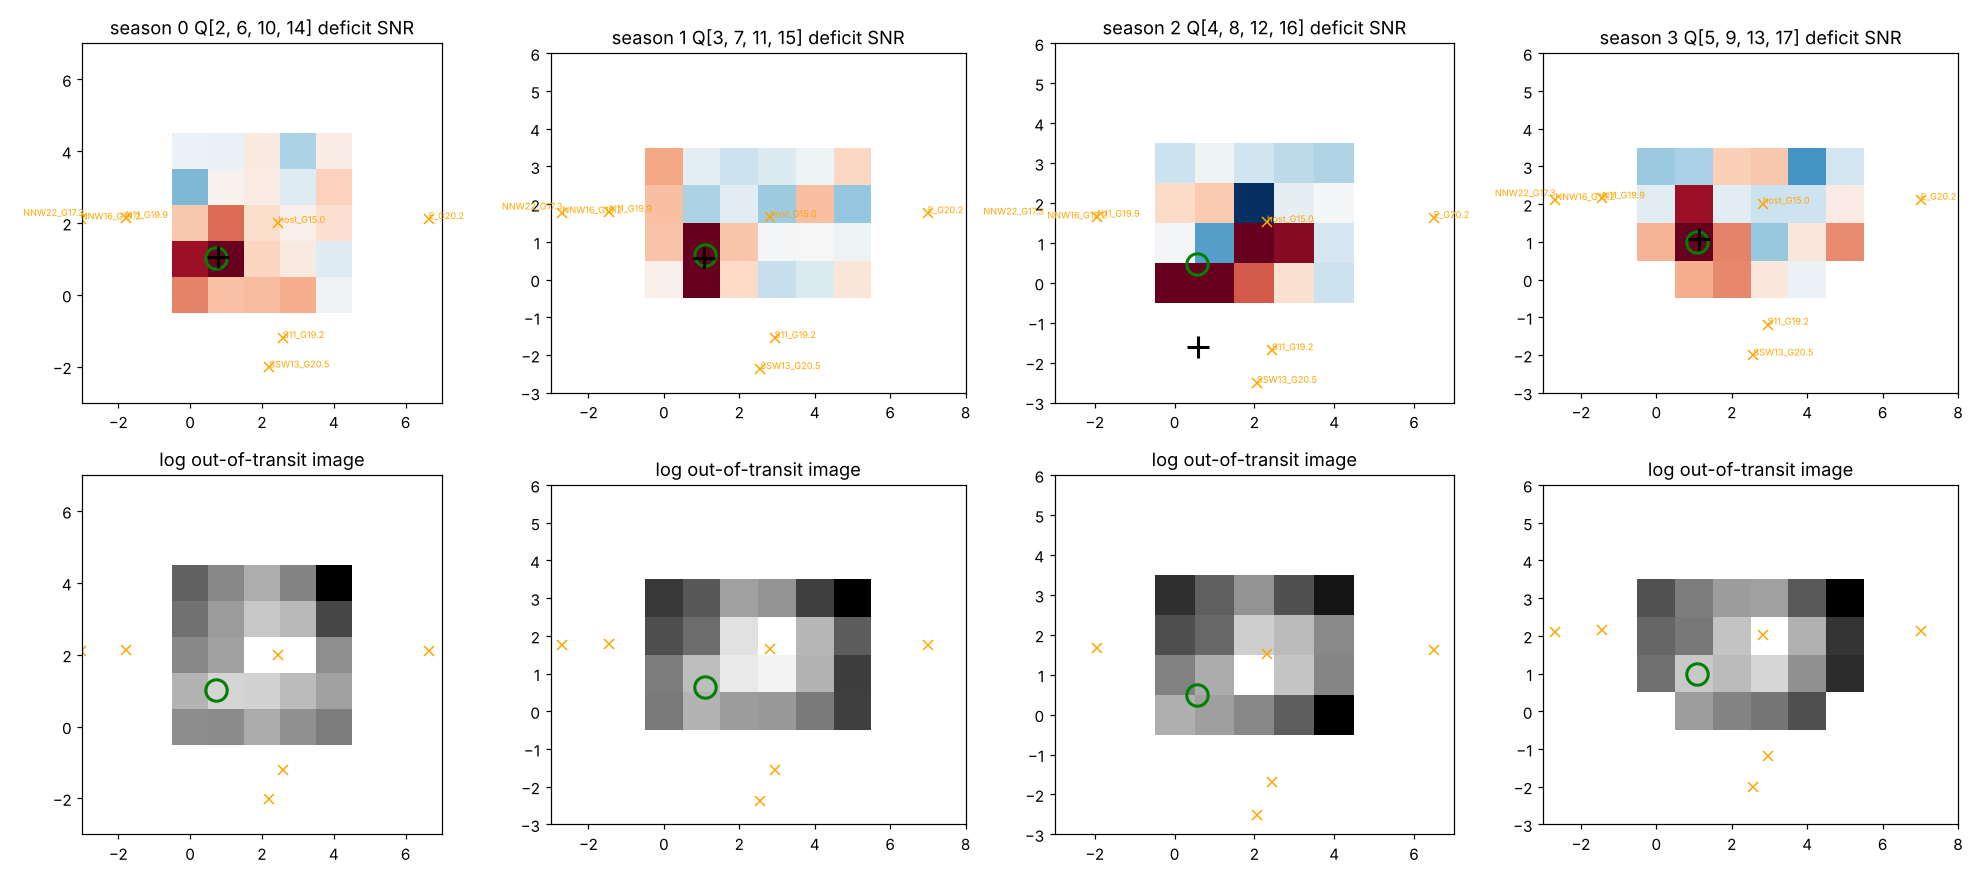

Here is the Python script that generated this plot:
import numpy as np, glob, json
from astropy.io import fits
from astropy.wcs import WCS
from scipy.optimize import least_squares
import matplotlib; matplotlib.use('Agg'); import matplotlib.pyplot as plt
P=15.31335; T0=144.28486; DUR=3.75/24
OUT='/tmp/claude-0/-home-user-ZyushgPlanet/0a31cad6-114a-5cca-8219-924182316e90/scratchpad/redteam-kic003831969'
tgt=(285.0768009047113,38.93627480915959)
nb={'host_G15.0':(285.0794030780475,38.93540094183849),'N11_G19.9':(285.07595958231,38.9392656287),'S11_G19.2':(285.07586231462,38.93317780568),'SSW13_G20.5':(285.07461272159,38.93297109858),'NNW16_G19.2':(285.07485634722,38.94034566012),'NNW22_G17.3':(285.07361496664,38.94183189401),'E_G20.2':(285.08305412963,38.93176463934)}
files=sorted(glob.glob('/root/.cache/lightkurve/mastDownload/Kepler/kplr003831977_lc_Q011111111111111111/*.fits.gz'))
seasons={}
for f in files:
    h=fits.open(f); q=h[0].header['QUARTER']; s=h[0].header['SEASON']
    d=h[1].data; t=d['TIME']; fl=d['FLUX']; qual=d['QUALITY']
    ok=(qual==0)&np.isfinite(t)&np.isfinite(np.nansum(fl,axis=(1,2)))&(np.nansum(fl,axis=(1,2))>0)
    t,fl=t[ok],fl[ok]
    ph=((t-T0)/P+0.5)%1-0.5; w=DUR/P
    # per-event differenced: for each event, in = |ph|<0.4w (core), out = 1.2w<|ph|<3w within +-1.5d local window
    ev=np.round((t-T0)/P).astype(int)
    diffs=[]; wts=[]
    for e in np.unique(ev):
        m=ev==e; tt=t[m]; ff=fl[m]; pp=(tt-(T0+e*P))/P
        i=np.abs(pp)<0.4*w; o=(np.abs(pp)>1.2*w)&(np.abs(pp)<4*w)
        if i.sum()<3 or o.sum()<8: continue
        # linear baseline per pixel from out points
        x=tt-(T0+e*P)
        A=np.vstack([np.ones(o.sum()),x[o]]).T
        coef,_,_,_=np.linalg.lstsq(A,ff[o].reshape(o.sum(),-1),rcond=None)
        base_in=(np.vstack([np.ones(i.sum()),x[i]]).T@coef).reshape(i.sum(),*ff.shape[1:])
        dimg=(base_in-ff[i]).mean(axis=0)   # missing light (e/s) per pixel
        resid=ff[o]-(A@coef).reshape(o.sum(),*ff.shape[1:])
        var=resid.var(axis=0)*(1/i.sum()+1/o.sum())
        diffs.append(dimg); wts.append(1/np.maximum(var,1e-6))
    if len(diffs)==0:
        print('skip Q',q,'no usable events'); continue
    diffs=np.array(diffs); wts=np.array(wts)
    D=(diffs*wts).sum(0)/wts.sum(0); Derr=1/np.sqrt(wts.sum(0))
    wcs=WCS(h[2].header)
    tx,ty=wcs.all_world2pix(tgt[0],tgt[1],0)
    npx={k:[float(x) for x in wcs.all_world2pix(v[0],v[1],0)] for k,v in nb.items()}
    med=np.nanmedian(fl,axis=0)
    print('Q',q,'season',s,'events',len(diffs)); seasons.setdefault(s,[]).append(dict(q=q,D=D,Derr=Derr,tx=float(tx),ty=float(ty),npx=npx,med=med,nev=len(diffs)))
# fit per season: stack quarters of equal shape by co-adding with inverse-variance; fit Gaussian with free centre
SIGFIX=0.6
def model(p,yy,xx):
    A,x0,y0,sig=p; sig=SIGFIX; return A*np.exp(-((xx-x0)**2+(yy-y0)**2)/(2*sig**2))
summary={}
fig,axes=plt.subplots(2,4,figsize=(18,8))
import sys
seasons={k:v for k,v in seasons.items()}
for si,(s,lst) in enumerate(sorted(seasons.items())):
    shapes=set(x['D'].shape for x in lst)
    lst2=[x for x in lst if x['D'].shape==max(shapes,key=lambda sh:sum(1 for y in lst if y['D'].shape==sh))]
    W=np.array([1/x['Derr']**2 for x in lst2]); Ds=np.array([x['D'] for x in lst2])
    D=(Ds*W).sum(0)/W.sum(0); E=1/np.sqrt(W.sum(0))
    ok=np.isfinite(D)&np.isfinite(E)
    yy,xx=np.indices(D.shape)
    tx=np.mean([x['tx'] for x in lst2]); ty=np.mean([x['ty'] for x in lst2])
    def resid(p): return ((model(p,yy,xx)-D)/E)[ok]
    best=None
    for x0 in np.arange(-2,D.shape[1]+2,0.5):
        for y0 in np.arange(-2,D.shape[0]+2,0.5):
            r=least_squares(resid,[D[ok].max()*2,x0,y0,0.7],bounds=([-50,-3,-3,0.4],[50,D.shape[1]+2,D.shape[0]+2,1.5]))
            if best is None or r.cost<best.cost: best=r
    chi2=2*best.cost; p=best.x
    # error from jacobian
    J=best.jac; cov=np.linalg.pinv(J.T@J); perr=np.sqrt(np.diag(cov))
    # chi2 with centre fixed at target
    def resid_t(pp): return resid([pp[0],tx,ty,pp[1]])
    rt=least_squares(resid_t,[p[0],0.7],bounds=([-50,0.4],[200,1.5])); chi2_t=2*rt.cost
    # chi2 with centre at each neighbour
    chi2_nb={}
    for k,v in lst2[0]['npx'].items():
        def rr(pp): return resid([pp[0],v[0],v[1],pp[1]])
        rn=least_squares(rr,[p[0],0.7],bounds=([-50,0.4],[200,1.5])); chi2_nb[k]=round(2*rn.cost,1)
    chi2_null=float((((D)/E)[ok]**2).sum())
    # total deficit within stamp & in target-centred gaussian
    pxscale=3.98
    dist_t=np.hypot(p[1]-tx,p[2]-ty)*pxscale
    summary[int(s)]=dict(quarters=[x['q'] for x in lst2],shape=list(D.shape),target_px=[round(tx,2),round(ty,2)],fit_centre_px=[round(p[1],2),round(p[2],2)],fit_centre_err_px=[round(perr[1],2),round(perr[2],2)],fit_sigma_px=round(p[3],2),fit_amp=round(p[0],2),
        chi2_free=round(chi2,1),chi2_at_target=round(chi2_t,1),chi2_null=round(chi2_null,1),npix=int(ok.sum()),chi2_at_neighbours=chi2_nb,
        fit_to_target_arcsec=round(dist_t,2),neighbours_px={k:[round(v[0],2),round(v[1],2)] for k,v in lst2[0]['npx'].items()},
        deficit_sum_e_s=round(float(np.nansum(D)),2),deficit_sum_err=round(float(np.sqrt(np.nansum(E**2))),2),
        stamp_flux_at_target_px=round(float(np.nanmean([x['med'][int(round(ty)),int(round(tx))] for x in lst2 if 0<=int(round(ty))<x['med'].shape[0] and 0<=int(round(tx))<x['med'].shape[1]])),1))
    ax=axes[0,si]; im=ax.imshow(D/E,origin='lower',cmap='RdBu_r',vmin=-5,vmax=5); ax.set_title(f'season {s} Q{[x["q"] for x in lst2]} deficit SNR')
    ax.plot(tx,ty,'go',mfc='none',ms=14,mew=2); ax.plot(p[1],p[2],'k+',ms=14,mew=2)
    for k,v in lst2[0]['npx'].items(): ax.plot(v[0],v[1],'x',color='orange'); ax.text(v[0],v[1],k,fontsize=6,color='orange')
    ax.set_xlim(-3,D.shape[1]+2); ax.set_ylim(-3,D.shape[0]+2)
    ax=axes[1,si]; ax.imshow(np.log10(np.clip(lst2[0]['med'],1,None)),origin='lower',cmap='gray'); ax.plot(tx,ty,'go',mfc='none',ms=14,mew=2); ax.set_title('log out-of-transit image')
    for k,v in lst2[0]['npx'].items(): ax.plot(v[0],v[1],'x',color='orange')
    ax.set_xlim(-3,D.shape[1]+2); ax.set_ylim(-3,D.shape[0]+2)
plt.tight_layout(); plt.savefig(OUT+'/pix_free_sigfix.png',dpi=110)
json.dump(summary,open(OUT+'/pix_free_sigfix.json','w'),indent=1)
for s,v in summary.items(): print(s,json.dumps(v))
